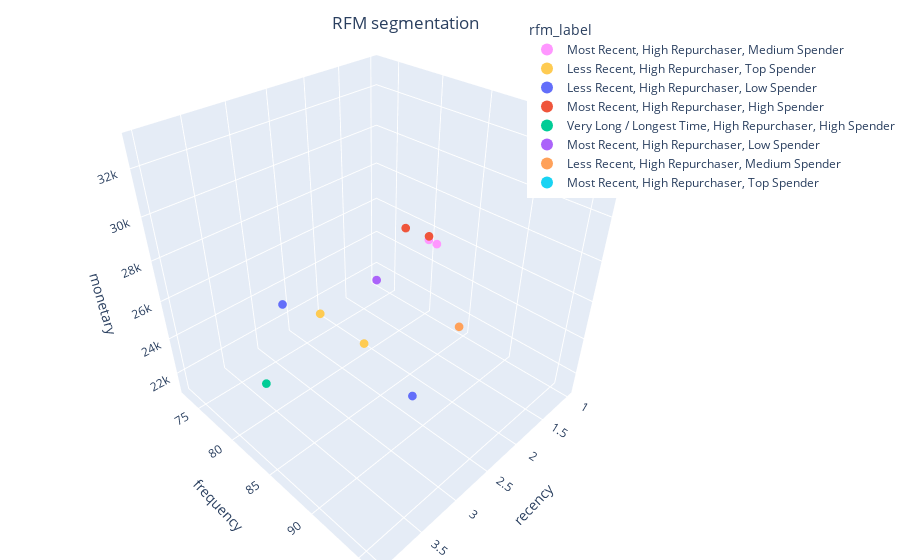

Notebook code cell kept with this figure:
### Code cell
import plotly.express as px

color_map = {
    'Loyal Cust' : 'gray',
    'Potensial Loyal Cust' : 'purple',
    'New Cust High Value' : 'pink',
    'New Cust Low Value' : 'blue',
    'Need Attention' : 'green',
    'At Risk' : 'yellow',
    'Reactivated Old Cust' : 'orange',
    'Old Cust Inactive' : 'red',
}

fig = px.scatter_3d(
    df_customer,
    x='recency',
    y='frequency',
    z='monetary',
    color='rfm_label',
    color_discrete_map=color_map,
)

fig.update_traces(marker_size = 3)

# tight layout
fig.update_layout(margin=dict(l=0, r=0, b=0, t=0),
                  title={
                    'text': "RFM segmentation",
                    'y':0.97,
                    'x':0.45,
                    'xanchor': 'center',
                    'yanchor': 'top'},
                    legend=dict(
                      yanchor="top",
                      y=0.97,
                      xanchor="left",
                      x=0.70,
                      itemsizing='constant',
                      itemwidth = 30))

fig.update_xaxes(tickformat=".0f")

### Figure 1 — Plotly figure (JSON) as saved in the notebook; plotly's stock layout.template omitted (floating-point values rounded to 4 significant figures)
{"data": [{"hovertemplate": "rfm_label=Most Recent, High Repurchaser, Medium Spender<br>recency=%{x}<br>frequency=%{y}<br>monetary=%{z}<extra></extra>", "legendgroup": "Most Recent, High Repurchaser, Medium Spender", "marker": {"color": "#FF97FF", "size": 3, "symbol": "circle"}, "mode": "markers", "name": "Most Recent, High Repurchaser, Medium Spender", "scene": "scene", "showlegend": true, "type": "scatter3d", "x": [1, 1], "y": [80, 81], "z": [25370.0, 25360.0]}, {"hovertemplate": "rfm_label=Less Recent, High Repurchaser, Top Spender<br>recency=%{x}<br>frequency=%{y}<br>monetary=%{z}<extra></extra>", "legendgroup": "Less Recent, High Repurchaser, Top Spender", "marker": {"color": "#FECB52", "size": 3, "symbol": "circle"}, "mode": "markers", "name": "Less Recent, High Repurchaser, Top Spender", "scene": "scene", "showlegend": true, "type": "scatter3d", "x": [3, 3], "y": [82, 87], "z": [25740.0, 25710.0]}, {"hovertemplate": "rfm_label=Less Recent, High Repurchaser, Low Spender<br>recency=%{x}<br>frequency=%{y}<br>monetary=%{z}<extra></extra>", "legendgroup": "Less Recent, High Repurchaser, Low Spender", "marker": {"color": "#636efa", "size": 3, "symbol": "circle"}, "mode": "markers", "name": "Less Recent, High Repurchaser, Low Spender", "scene": "scene", "showlegend": true, "type": "scatter3d", "x": [3, 3], "y": [92, 77], "z": [24700.0, 24840.0]}, {"hovertemplate": "rfm_label=Most Recent, High Repurchaser, High Spender<br>recency=%{x}<br>frequency=%{y}<br>monetary=%{z}<extra></extra>", "legendgroup": "Most Recent, High Repurchaser, High Spender", "marker": {"color": "#EF553B", "size": 3, "symbol": "circle"}, "mode": "markers", "name": "Most Recent, High Repurchaser, High Spender", "scene": "scene", "showlegend": true, "type": "scatter3d", "x": [1, 1], "y": [77, 80], "z": [25390.0, 25580.0]}, {"hovertemplate": "rfm_label=Very Long / Longest Time, High Repurchaser, High Spender<br>recency=%{x}<br>frequency=%{y}<br>monetary=%{z}<extra></extra>", "legendgroup": "Very Long / Longest Time, High Repurchaser, High Spender", "marker": {"color": "#00cc96", "size": 3, "symbol": "circle"}, "mode": "markers", "name": "Very Long / Longest Time, High Repurchaser, High Spender", "scene": "scene", "showlegend": true, "type": "scatter3d", "x": [4], "y": [85], "z": [25570.0]}, {"hovertemplate": "rfm_label=Most Recent, High Repurchaser, Low Spender<br>recency=%{x}<br>frequency=%{y}<br>monetary=%{z}<extra></extra>", "legendgroup": "Most Recent, High Repurchaser, Low Spender", "marker": {"color": "#ab63fa", "size": 3, "symbol": "circle"}, "mode": "markers", "name": "Most Recent, High Repurchaser, Low Spender", "scene": "scene", "showlegend": true, "type": "scatter3d", "x": [1], "y": [73], "z": [21170.0]}, {"hovertemplate": "rfm_label=Less Recent, High Repurchaser, Medium Spender<br>recency=%{x}<br>frequency=%{y}<br>monetary=%{z}<extra></extra>", "legendgroup": "Less Recent, High Repurchaser, Medium Spender", "marker": {"color": "#FFA15A", "size": 3, "symbol": "circle"}, "mode": "markers", "name": "Less Recent, High Repurchaser, Medium Spender", "scene": "scene", "showlegend": true, "type": "scatter3d", "x": [2], "y": [90], "z": [25160.0]}, {"hovertemplate": "rfm_label=Most Recent, High Repurchaser, Top Spender<br>recency=%{x}<br>frequency=%{y}<br>monetary=%{z}<extra></extra>", "legendgroup": "Most Recent, High Repurchaser, Top Spender", "marker": {"color": "#19d3f3", "size": 3, "symbol": "circle"}, "mode": "markers", "name": "Most Recent, High Repurchaser, Top Spender", "scene": "scene", "showlegend": true, "type": "scatter3d", "x": [1], "y": [96], "z": [33000.0]}], "layout": {"legend": {"itemsizing": "constant", "itemwidth": 30, "title": {"text": "rfm_label"}, "tracegroupgap": 0, "x": 0.7, "xanchor": "left", "y": 0.97, "yanchor": "top"}, "margin": {"b": 0, "l": 0, "r": 0, "t": 0}, "scene": {"domain": {"x": [0, 1], "y": [0, 1]}, "xaxis": {"title": {"text": "recency"}}, "yaxis": {"title": {"text": "frequency"}}, "zaxis": {"title": {"text": "monetary"}}}, "title": {"text": "RFM segmentation", "x": 0.45, "xanchor": "center", "y": 0.97, "yanchor": "top"}, "xaxis": {"tickformat": ".0f"}}}
